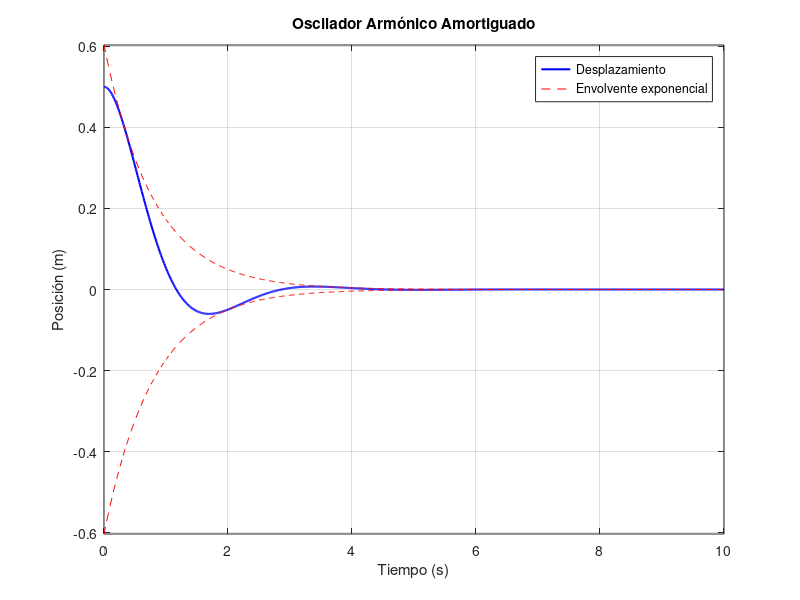

Reproduce this figure in MATLAB.
% Descripción: Simula y grafica el movimiento de un oscilador armónico amortiguado
% Parámetros ajustables: masa, constante de amortiguación, constante del resorte
% Salida: Gráfico de posición vs tiempo con curva de decaimiento exponencial

clear; clc; close all;

% Parámetros del sistema (modificables)
m = 2;         % Masa (kg)
b = 5;         % Coeficiente de amortiguación (N·s/m)
k = 10;        % Constante del resorte (N/m)

% Condiciones iniciales
x0 = 0.5;      % Posición inicial (m)
v0 = 0;        % Velocidad inicial (m/s)

% Cálculos derivados
omega0 = sqrt(k/m);     % Frecuencia natural
zeta = b/(2*sqrt(m*k)); % Factor de amortiguación

% Verificar amortiguación subcrítica
if zeta >= 1
    error('Sistema sobreamortiguado o críticamente amortiguado (ζ >= 1)');
end

% Tiempo de simulación
t = linspace(0, 10, 1000); % Vector tiempo de 0 a 10 segundos

% Solución analítica para amortiguación subcrítica
omega = omega0*sqrt(1 - zeta^2);
A = sqrt((v0 + zeta*omega0*x0)^2 + (x0*omega)^2)/omega;
phi = atan((x0*omega)/(v0 + zeta*omega0*x0));
x = A*exp(-zeta*omega0*t).*sin(omega*t + phi);

% Crear figura
figure('Color', 'white');
plot(t, x, 'b', 'LineWidth', 1.5);
hold on;
plot(t, A*exp(-zeta*omega0*t), 'r--', t, -A*exp(-zeta*omega0*t), 'r--');
hold off;

% Personalizar gráfico
title('Oscilador Armónico Amortiguado');
xlabel('Tiempo (s)');
ylabel('Posición (m)');
legend('Desplazamiento', 'Envolvente exponencial', 'Location', 'best');
grid on;
axis tight;